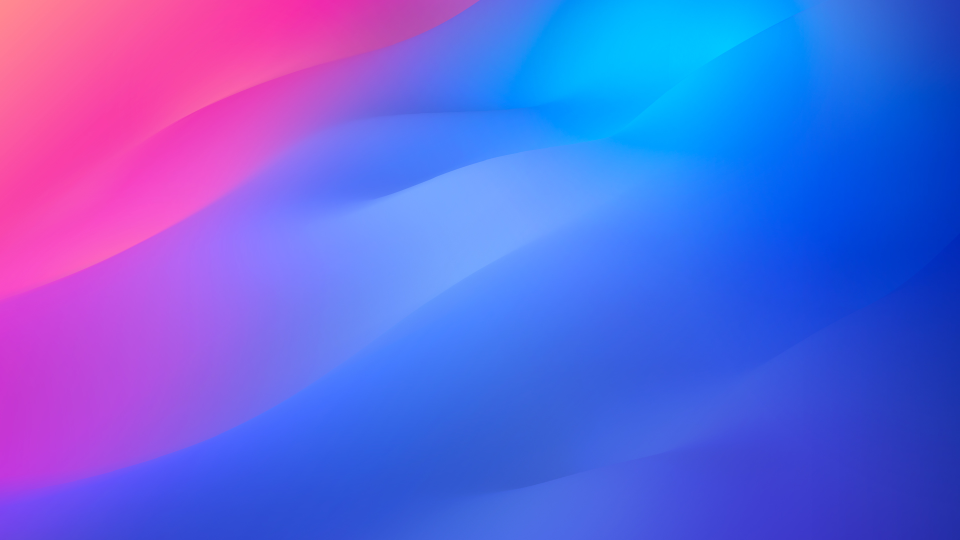
#> input picture Interface/310-3106069_gradient-abstract.jpg, 1920 x 1080 px, found by its file name (shown at 1/2 size)
$ python test.py
#> lines starting #> are read from the running program, lines starting #| are printed output that depends on the picture
import cv2

image = cv2.imread('Interface\\310-3106069_gradient-abstract.jpg')
#> image is the input picture: shape (1080, 1920, 3); mean B, G, R 222.4, 99.8, 96.4
image = cv2.resize(image, (660, 500))
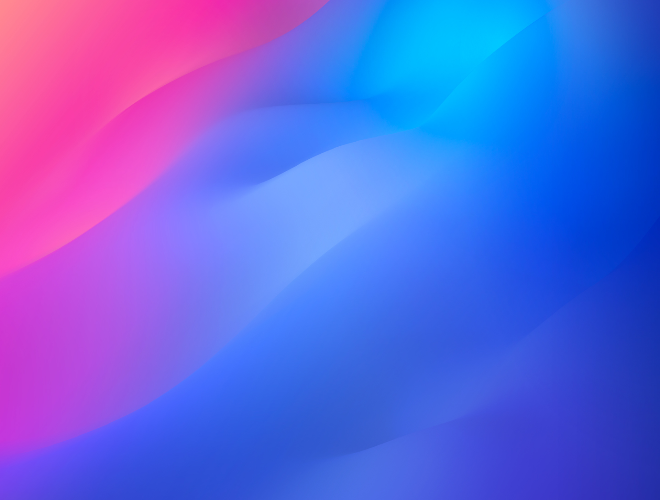
#> image: shape (500, 660, 3); mean B, G, R 222.3, 99.7, 96.4
cv2.imwrite('Interface\Background.png', image)
